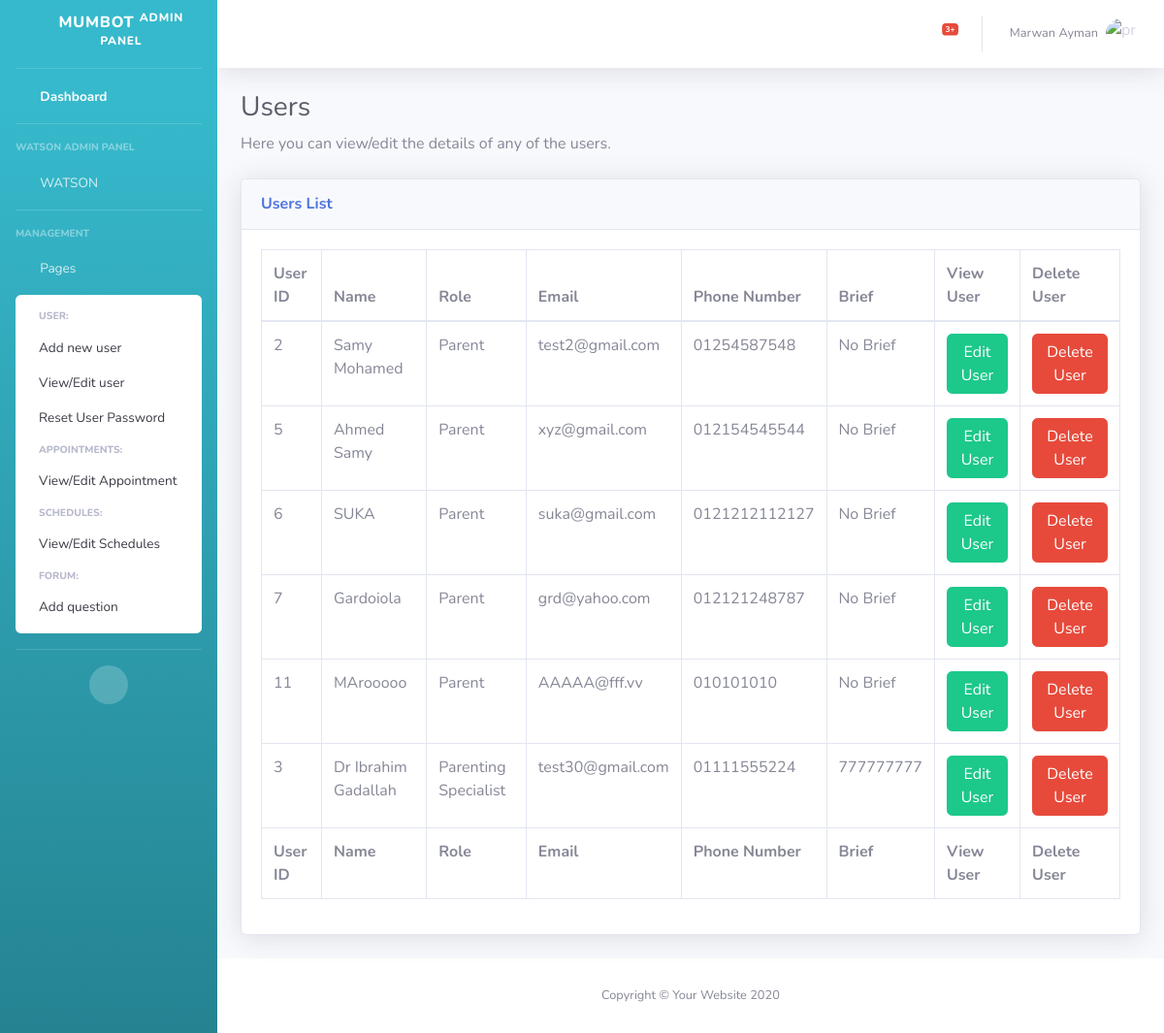
Before: /grad/viewuser.html with the older database file.
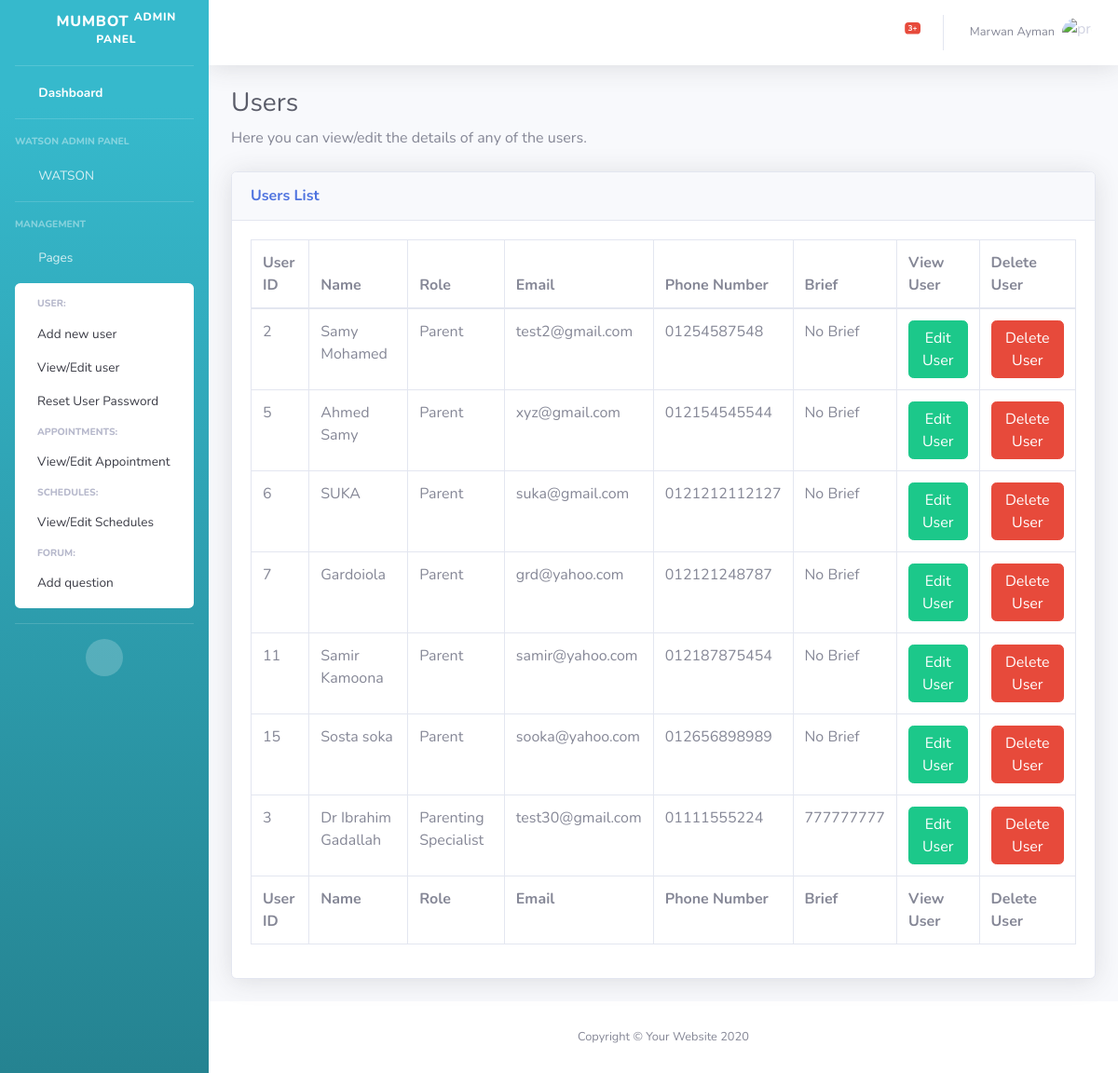
After: the same page with the newer database file.
### grad/models.py (models this page shows, shortened)
class User(models.Model):
    user_password = models.CharField(max_length=32)
    user_name = models.CharField(max_length=25)
    user_phone = models.CharField(max_length=15)
    user_email = models.EmailField(max_length=254)
    user_role = models.IntegerField()

class Parent(User):
    def __str__(self):
        return f"{self.id}"

class User(models.Model):
    user_password = models.CharField(max_length=32)
    user_name = models.CharField(max_length=25)
    user_phone = models.CharField(max_length=15)
    user_email = models.EmailField(max_length=254)
    user_role = models.IntegerField()

class Specialist(User):
    specialist_brief = models.CharField(max_length=500)
    specialist_active_status = models.BooleanField()

### grad/views.py (the view)
# urls.py: path("viewuser.html", views.viewuser, name="viewuser"),
def viewuser(request):
    return render(request, "grad/viewuser.html", {
        "all_users": chain(Parent.objects.all(), Specialist.objects.all()),
    })

### grad/templates/grad/viewuser.html (shortened to what this page needs)
<!DOCTYPE html>
<html lang="en">
<head>
    {% load static %}
    <link href="{% static 'grad/vendor/fontawesome-free/css/all.min.css' %}" rel="stylesheet" type="text/css">
    <link href="{% static 'grad/css/sb-admin-2.min.css' %}" rel="stylesheet">
    <link href="{% static 'grad/vendor/datatables/dataTables.bootstrap4.min.css' %}" rel="stylesheet">
</head>
<body id="page-top">
    <div id="wrapper">
         {% include "grad/sidebar.html" %}
        <div id="content-wrapper" class="d-flex flex-column">
            <div id="content">
                {% include "grad/navbar.html" %}
                <div class="container-fluid">
                    <h1 class="h3 mb-2 text-gray-800">Users</h1>
                    <p class="mb-4">Here you can view/edit the details of any of the users.</p>
                    <div class="card shadow mb-4">
                        <div class="card-header py-3">
                            <h6 class="m-0 font-weight-bold text-primary">Users List</h6>
                        </div>
                        <div class="card-body">
                            <div class="table-responsive">
                                <table class="table table-bordered table-hover" id="dataTable" width="100%" cellspacing="0">
                                    <thead>
                                        <tr>
                                            <th>User ID</th>
                                            <th>Name</th>
                                            <th>Role</th>
                                            <th>Email</th>
                                            <th>Phone Number</th>
                                            <th>Brief</th>
                                            <th>View User</th>
                                            <th>Delete User</th>
                                        </tr>
                                    </thead>
                                    <tfoot>
                                        <tr>
                                            <th>User ID</th>
                                            <th>Name</th>
                                            <th>Role</th>
                                            <th>Email</th>
                                            <th>Phone Number</th>
                                            <th>Brief</th>
                                            <th>View User</th>
                                            <th>Delete User</th>
                                        </tr>
                                    </tfoot>
                                    <tbody>
                                        {% for user in all_users %}
                                        <tr>
                                            <td>{{user.id}}</td>
                                            <td>{{user.user_name}}</td>
                                            {% if user.user_role == 3 %}
                                            <td>Parent</td>
                                            {% else %}
                                            <td>Parenting Specialist</td>
                                            {% endif %}
                                            <td>{{user.user_email}}</td>
                                            <td>{{user.user_phone}}</td>
                                            {% if user.user_role == 3 %}
                                            <td>No Brief</td>
                                            {% else %}
                                            <td>{{user.specialist_brief}}</td>
                                            {% endif %}
                                            <td><a href="{% url 'edituser' user.id user.user_role %}" class="btn btn-success">Edit User</a></td>
                                            <td><a href="{% url 'deleteuser' user.id user.user_role %}" class="btn btn-danger">Delete User</a></td>
                                        </tr>
                                       {% endfor %}
                                    </tbody>
                                </table>
                            </div>
                        </div>
                    </div>
                </div>
            </div>
            <footer class="sticky-footer bg-white">
                <div class="container my-auto">
                    <div class="copyright text-center my-auto">
                        <span>Copyright &copy; Your Website 2020</span>
                    </div>
                </div>
            </footer>
        </div>
    </div>
</body>
</html>

### grad/templates/grad/sidebar.html (shortened to what this page needs)
        <ul class="navbar-nav bg-gradient-info sidebar sidebar-dark accordion" id="accordionSidebar">
            <a class="sidebar-brand d-flex align-items-center justify-content-center" href="{% url 'index' %}">
                <div class="sidebar-brand-icon rotate-n-15">
                    <i class="fas fa-robot"></i>
                </div>
                <div class="sidebar-brand-text mx-3">MumBot <sup>Admin Panel</sup></div>
            </a>
            <hr class="sidebar-divider my-0">
            <li class="nav-item active">
                <a class="nav-link" href="{% url 'index' %}">
                    <i class="fas fa-fw fa-tachometer-alt"></i>
                    <span>Dashboard</span></a>
            </li>
            <hr class="sidebar-divider">
            <div class="sidebar-heading">
                Watson Admin Panel
            </div>
            <li class="nav-item">
                <a class="nav-link collapsed" href="#" data-toggle="collapse" data-target="#collapseTwo"
                    aria-expanded="true" aria-controls="collapseTwo">
                    <i class="fas fa-fw fa-robot"></i>
                    <span>WATSON</span>
                </a>
            </li>
            <hr class="sidebar-divider">
            <div class="sidebar-heading">
                Management
            </div>
            <li class="nav-item">
                <a class="nav-link" href="#" data-toggle="collapse" data-target="#collapsePages"
                    aria-expanded="true" aria-controls="collapsePages">
                    <i class="fas fa-fw fa-folder"></i>
                    <span>Pages</span>
                </a>
                <div id="collapsePages" class="collapse show" aria-labelledby="headingPages" data-parent="#accordionSidebar">
                    <div class="bg-white py-2 collapse-inner rounded">
                        <h6 class="collapse-header">User:</h6>
                        <a class="collapse-item" href="{% url 'adduser' %}">Add new user</a>
                        <a class="collapse-item" href="{% url 'viewuser' %}">View/Edit user</a>
                        <a class="collapse-item" href="reset-password.php">Reset User Password</a>
                        <h6 class="collapse-header">Appointments:</h6>
                        <a class="collapse-item" href="{% url 'appointments' %}">View/Edit Appointment</a>
                        <h6 class="collapse-header">Schedules:</h6>
                        <a class="collapse-item" href="schedules.php">View/Edit Schedules</a>
                        <h6 class="collapse-header">Forum:</h6>
                        <a class="collapse-item" href="{% url 'question' %}">Add question</a>
                    </div>
                </div>
            </li>
            <hr class="sidebar-divider d-none d-md-block">
            <div class="text-center d-none d-md-inline">
                <button class="rounded-circle border-0" id="sidebarToggle"></button>
            </div>
        </ul>

### grad/templates/grad/navbar.html (shortened to what this page needs)
                {% load static %}
                <nav class="navbar navbar-expand navbar-light bg-white topbar mb-4 static-top shadow">
                    <ul class="navbar-nav ml-auto">
                        <li class="nav-item dropdown no-arrow mx-1">
                            <a class="nav-link dropdown-toggle" href="#" id="alertsDropdown" role="button"
                                data-toggle="dropdown" aria-haspopup="true" aria-expanded="false">
                                <i class="fas fa-bell fa-fw"></i>
                                <span class="badge badge-danger badge-counter">3+</span>
                            </a>
                        </li>
                        <li class="nav-item dropdown no-arrow">
                            <a class="nav-link dropdown-toggle" href="#" id="userDropdown" role="button"
                                data-toggle="dropdown" aria-haspopup="true" aria-expanded="false">
                                <span class="mr-2 d-none d-lg-inline text-gray-600 small">Marwan Ayman</span>
                                <img class="img-profile rounded-circle"
                                    src="{% static 'grad/img/undraw_profile.svg' %}" alt="profile-img">
                            </a>
                        </li>
                    </ul>
                </nav>

Changed rows visible on the page:
changed through a linked row, Parent: user_name "MArooooo" → "Samir Kamoona"; user_email "AAAAA@fff.vv" → "samir@yahoo.com"; user_phone "010101010" → "012187875454"
added Parent: id "15", user_name "Sosta soka", shows "Parent", user_email "sooka@yahoo.com", user_phone "012656898989", shows "No Brief"
